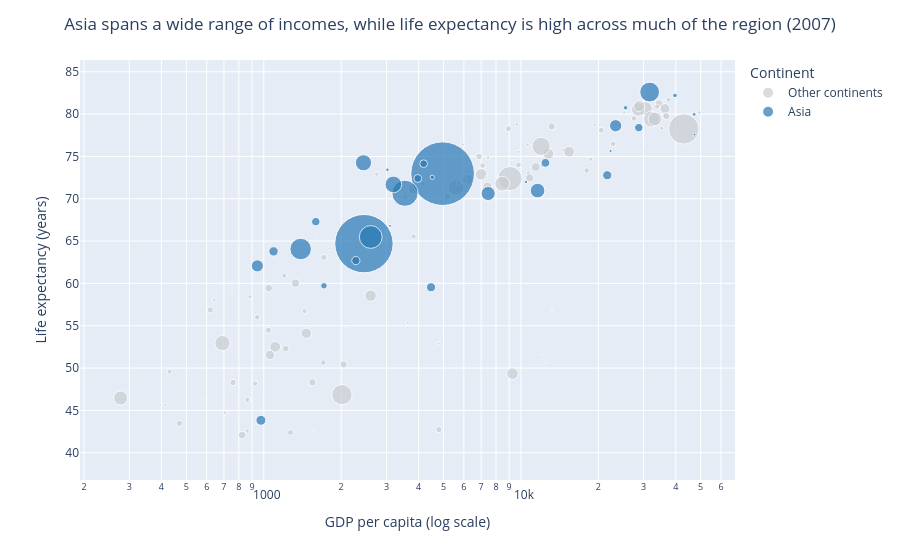

Source (notebook cell):
### Markdown cell above
## Task 2 — Bubble chart: tell a story

**What to build:** A bubble chart (full 2007 dataset, all countries) where:
- x = GDP per capita (log scale)
- y = life expectancy
- size = population
- colour = ONE continent highlighted (your choice), all others grey
- At least one annotation explaining the highlighted group's story

> This is the grey-and-highlight technique applied to a bubble chart.

### Code cell
# Compare Asia with all other continents in grey for 2007.
df_2007 = df.loc[df["year"].eq(2007)].copy()
highlighted_continent = "Asia"
df_2007["highlight_group"] = df_2007["continent"].where(
    df_2007["continent"].eq(highlighted_continent), "Other continents"
)

fig = px.scatter(
    df_2007,
    x="gdpPercap",
    y="lifeExp",
    size="pop",
    size_max=45,
    color="highlight_group",
    hover_name="country",
    hover_data={"continent": True, "gdpPercap": ":,.0f", "lifeExp": ":.1f", "pop": ":,.0f"},
    category_orders={"highlight_group": ["Other continents", highlighted_continent]},
    color_discrete_map={
        "Other continents": "#C9CDD2",
        highlighted_continent: "#2878B5",
    },
)

china = df_2007.loc[df_2007["country"].eq("China")].iloc[0]
fig.add_annotation(
    x=china["gdpPercap"],
    y=china["lifeExp"],
    text=f"China: life expectancy was about {china['lifeExp']:.0f} years",
    showarrow=True,
    arrowhead=2,
    ax=65,
    ay=-55,
    bgcolor="white",
    bordercolor="#2878B5",
    borderpad=4,
)
fig.update_layout(
    title="Asia spans a wide range of incomes, while life expectancy is high across much of the region (2007)",
    title_x=0.5,
    xaxis_title="GDP per capita (log scale)",
    yaxis_title="Life expectancy (years)",
    legend_title="Continent",
)
fig.update_xaxes(type="log")
fig.show()

### Figure 1 — Plotly figure (JSON) as saved in the notebook; plotly's stock layout.template omitted (floating-point values rounded to 4 significant figures; data arrays with more than 128 entries replaced by an {"elided": "..."} marker saying what was removed)
{"data": [{"customdata": {"elided": "109x2 mixed values"}, "hovertemplate": "<b>%{hovertext}</b><br><br>highlight_group=Other continents<br>gdpPercap=%{x:,.0f}<br>lifeExp=%{y:.1f}<br>pop=%{customdata[1]:,.0f}<br>continent=%{customdata[0]}<extra></extra>", "hovertext": ["Albania", "Algeria", "Angola", "Argentina", "Australia", "Austria", "Belgium", "Benin", "Bolivia", "Bosnia and Herzegovina", "Botswana", "Brazil", "Bulgaria", "Burkina Faso", "Burundi", "Cameroon", "Canada", "Central African Republic", "Chad", "Chile", "Colombia", "Comoros", "Congo, Dem. Rep.", "Congo, Rep.", "Costa Rica", "Cote d'Ivoire", "Croatia", "Cuba", "Czech Republic", "Denmark", "Djibouti", "Dominican Republic", "Ecuador", "Egypt", "El Salvador", "Equatorial Guinea", "Eritrea", "Ethiopia", "Finland", "France", "Gabon", "Gambia", "Germany", "Ghana", "Greece", "Guatemala", "Guinea", "Guinea-Bissau", "Haiti", "Honduras", "Hungary", "Iceland", "Ireland", "Italy", "Jamaica", "Kenya", "Lesotho", "Liberia", "Libya", "Madagascar", "Malawi", "Mali", "Mauritania", "Mauritius", "Mexico", "Montenegro", "Morocco", "Mozambique", "Namibia", "Netherlands", "New Zealand", "Nicaragua", "Niger", "Nigeria", "Norway", "Panama", "Paraguay", "Peru", "Poland", "Portugal", "Puerto Rico", "Reunion", "Romania", "Rwanda", "Sao Tome and Principe", "Senegal", "Serbia", "Sierra Leone", "Slovak Republic", "Slovenia", "Somalia", "South Africa", "Spain", "Sudan", "Swaziland", "Sweden", "Switzerland", "Tanzania", "Togo", "Trinidad and Tobago", "Tunisia", "Turkey", "Uganda", "United Kingdom", "United States", "Uruguay", "Venezuela", "Zambia", "Zimbabwe"], "legendgroup": "Other continents", "marker": {"color": "#C9CDD2", "size": [3600523, 33333216, 12420476, 40301927, 20434176, 8199783, 10392226, 8078314, 9119152, 4552198, 1639131, 190010647, 7322858, 14326203, 8390505, 17696293, 33390141, 4369038, 10238807, 16284741, 44227550, 710960, 64606759, 3800610, 4133884, 18013409, 4493312, 11416987, 10228744, 5468120, 496374, 9319622, 13755680, 80264543, 6939688, 551201, 4906585, 76511887, 5238460, 61083916, 1454867, 1688359, 82400996, 22873338, 10706290, 12572928, 9947814, 1472041, 8502814, 7483763, 9956108, 301931, 4109086, 58147733, 2780132, 35610177, 2012649, 3193942, 6036914, 19167654, 13327079, 12031795, 3270065, 1250882, 108700891, 684736, 33757175, 19951656, 2055080, 16570613, 4115771, 5675356, 12894865, 135031164, 4627926, 3242173, 6667147, 28674757, 38518241, 10642836, 3942491, 798094, 22276056, 8860588, 199579, 12267493, 10150265, 6144562, 5447502, 2009245, 9118773, 43997828, 40448191, 42292929, 1133066, 9031088, 7554661, 38139640, 5701579, 1056608, 10276158, 71158647, 29170398, 60776238, 301139947, 3447496, 26084662, 11746035, 12311143], "sizemode": "area", "sizeref": 651200.0, "symbol": "circle"}, "mode": "markers", "name": "Other continents", "orientation": "v", "showlegend": true, "type": "scatter", "x": [5937.0, 6223.0, 4797.0, 12780.0, 34440.0, 36130.0, 33690.0, 1441.0, 3822.0, 7446.0, 12570.0, 9066.0, 10680.0, 1217.0, 430.1, 2042.0, 36320.0, 706.0, 1704.0, 13170.0, 7007.0, 986.1, 277.6, 3633.0, 9645.0, 1545.0, 14620.0, 8948.0, 22830.0, 35280.0, 2082.0, 6025.0, 6873.0, 5581.0, 5728.0, 12150.0, 641.4, 690.8, 33210.0, 30470.0, 13210.0, 752.7, 32170.0, 1328.0, 27540.0, 5186.0, 942.7, 579.2, 1202.0, 3548.0, 18010.0, 36180.0, 40680.0, 28570.0, 7321.0, 1463.0, 1569.0, 414.5, 12060.0, 1045.0, 759.3, 1043.0, 1803.0, 10960.0, 11980.0, 9254.0, 3820.0, 823.7, 4811.0, 36800.0, 25190.0, 2749.0, 619.7, 2014.0, 49360.0, 9809.0, 4173.0, 7409.0, 15390.0, 20510.0, 19330.0, 7670.0, 10810.0, 863.1, 1598.0, 1712.0, 9787.0, 862.5, 18680.0, 25770.0, 926.1, 9270.0, 28820.0, 2602.0, 4513.0, 33860.0, 37510.0, 1107.0, 883.0, 18010.0, 7093.0, 8458.0, 1056.0, 33200.0, 42950.0, 10610.0, 11420.0, 1271.0, 469.7], "xaxis": "x", "y": [76.42, 72.3, 42.73, 75.32, 81.23, 79.83, 79.44, 56.73, 65.55, 74.85, 50.73, 72.39, 73.0, 52.3, 49.58, 50.43, 80.65, 44.74, 50.65, 78.55, 72.89, 65.15, 46.46, 55.32, 78.78, 48.33, 75.75, 78.27, 76.49, 78.33, 54.79, 72.23, 74.99, 71.34, 71.88, 51.58, 58.04, 52.95, 79.31, 80.66, 56.73, 59.45, 79.41, 60.02, 79.48, 70.26, 56.01, 46.39, 60.92, 70.2, 73.34, 81.76, 78.89, 80.55, 72.57, 54.11, 42.59, 45.68, 73.95, 59.44, 48.3, 54.47, 64.16, 72.8, 76.19, 74.54, 71.16, 42.08, 52.91, 79.76, 80.2, 72.9, 56.87, 46.86, 80.2, 75.54, 71.75, 71.42, 75.56, 78.1, 78.75, 76.44, 72.48, 46.24, 65.53, 63.06, 74.0, 42.57, 74.66, 77.93, 48.16, 49.34, 80.94, 58.56, 39.61, 80.88, 81.7, 52.52, 58.42, 69.82, 73.92, 71.78, 51.54, 79.42, 78.24, 76.38, 73.75, 42.38, 43.49], "yaxis": "y"}, {"customdata": [["Asia", 31889923], ["Asia", 708573], ["Asia", 150448339], ["Asia", 14131858], ["Asia", 1318683096], ["Asia", 6980412], ["Asia", 1110396331], ["Asia", 223547000], ["Asia", 69453570], ["Asia", 27499638], ["Asia", 6426679], ["Asia", 127467972], ["Asia", 6053193], ["Asia", 23301725], ["Asia", 49044790], ["Asia", 2505559], ["Asia", 3921278], ["Asia", 24821286], ["Asia", 2874127], ["Asia", 47761980], ["Asia", 28901790], ["Asia", 3204897], ["Asia", 169270617], ["Asia", 91077287], ["Asia", 27601038], ["Asia", 4553009], ["Asia", 20378239], ["Asia", 19314747], ["Asia", 23174294], ["Asia", 65068149], ["Asia", 85262356], ["Asia", 4018332], ["Asia", 22211743]], "hovertemplate": "<b>%{hovertext}</b><br><br>highlight_group=Asia<br>gdpPercap=%{x:,.0f}<br>lifeExp=%{y:.1f}<br>pop=%{customdata[1]:,.0f}<br>continent=%{customdata[0]}<extra></extra>", "hovertext": ["Afghanistan", "Bahrain", "Bangladesh", "Cambodia", "China", "Hong Kong, China", "India", "Indonesia", "Iran", "Iraq", "Israel", "Japan", "Jordan", "Korea, Dem. Rep.", "Korea, Rep.", "Kuwait", "Lebanon", "Malaysia", "Mongolia", "Myanmar", "Nepal", "Oman", "Pakistan", "Philippines", "Saudi Arabia", "Singapore", "Sri Lanka", "Syria", "Taiwan", "Thailand", "Vietnam", "West Bank and Gaza", "Yemen, Rep."], "legendgroup": "Asia", "marker": {"color": "#2878B5", "size": [31889923, 708573, 150448339, 14131858, 1318683096, 6980412, 1110396331, 223547000, 69453570, 27499638, 6426679, 127467972, 6053193, 23301725, 49044790, 2505559, 3921278, 24821286, 2874127, 47761980, 28901790, 3204897, 169270617, 91077287, 27601038, 4553009, 20378239, 19314747, 23174294, 65068149, 85262356, 4018332, 22211743], "sizemode": "area", "sizeref": 651200.0, "symbol": "circle"}, "mode": "markers", "name": "Asia", "orientation": "v", "showlegend": true, "type": "scatter", "x": [974.6, 29800.0, 1391.0, 1714.0, 4959.0, 39720.0, 2452.0, 3541.0, 11610.0, 4471.0, 25520.0, 31660.0, 4519.0, 1593.0, 23350.0, 47310.0, 10460.0, 12450.0, 3096.0, 944, 1091.0, 22320.0, 2606.0, 3190.0, 21650.0, 47140.0, 3970.0, 4185.0, 28720.0, 7458.0, 2442.0, 3025.0, 2281.0], "xaxis": "x", "y": [43.83, 75.64, 64.06, 59.72, 72.96, 82.21, 64.7, 70.65, 70.96, 59.55, 80.75, 82.6, 72.53, 67.3, 78.62, 77.59, 71.99, 74.24, 66.8, 62.07, 63.78, 75.64, 65.48, 71.69, 72.78, 79.97, 72.4, 74.14, 78.4, 70.62, 74.25, 73.42, 62.7], "yaxis": "y"}], "layout": {"annotations": [{"arrowhead": 2, "ax": 65, "ay": -55, "bgcolor": "white", "bordercolor": "#2878B5", "borderpad": 4, "showarrow": true, "text": "China: life expectancy was about 73 years", "x": 4959.0, "y": 72.96}], "legend": {"itemsizing": "constant", "title": {"text": "Continent"}, "tracegroupgap": 0}, "margin": {"t": 60}, "title": {"text": "Asia spans a wide range of incomes, while life expectancy is high across much of the region (2007)", "x": 0.5}, "xaxis": {"anchor": "y", "domain": [0, 1], "title": {"text": "GDP per capita (log scale)"}, "type": "log"}, "yaxis": {"anchor": "x", "domain": [0, 1], "title": {"text": "Life expectancy (years)"}}}}
